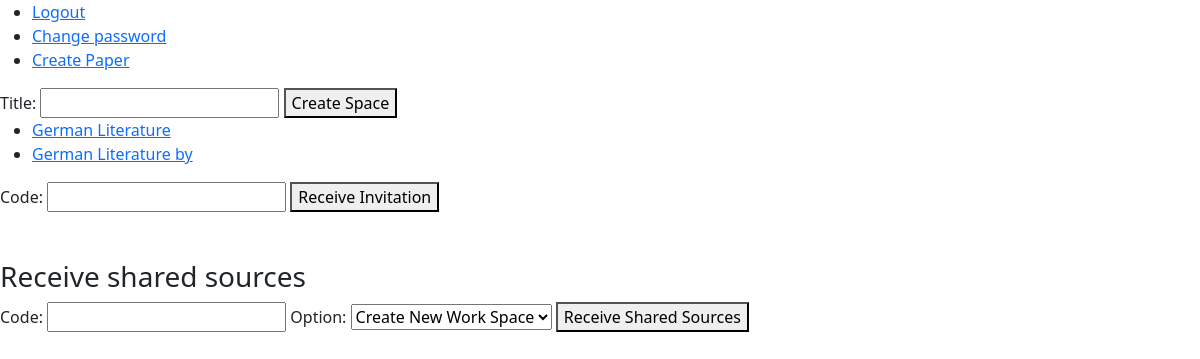
Before: /index (signed in) with the older database file.
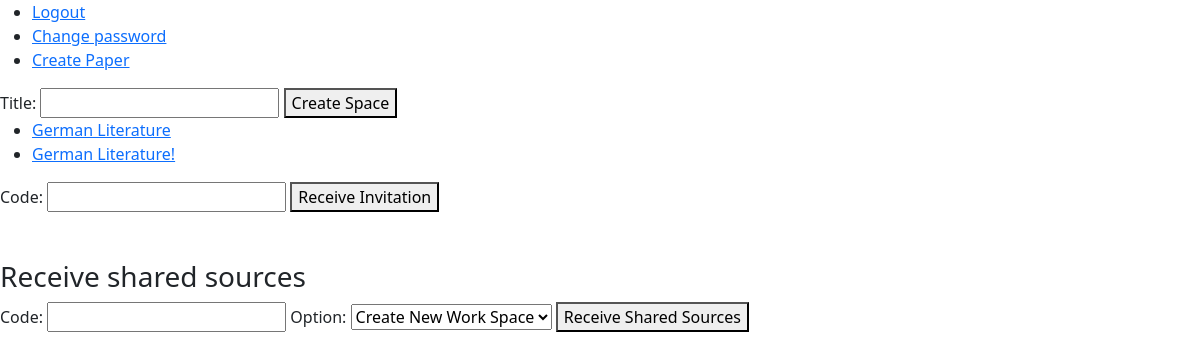
After: the same page with the newer database file.
### work_space/models.py (models this page shows, shortened)
class WorkSpace(models.Model):
    owner = models.ForeignKey(User, on_delete=models.CASCADE, related_name="work_spaces")
    guests = models.ManyToManyField(User, related_name="guest_work_spaces")
    title = models.CharField(max_length=50)
    archived = models.BooleanField(default=False)
    def __str__(self):
        return self.title

### website/views.py (the view)
# urls.py: path("index", views.index, name="index"),
@login_required(redirect_field_name=None)
def index(request):
    params = {"form": NewSpaceForm(),
            "spaces": WorkSpace.objects.all(),
            "invitation_form": ReceiveCodeForm(),
            "shared_sources_form": ReceiveSourcesForm()}
    return render(request, "website/index.html", params)

### work_space/forms.py (shortened to what this page needs)
class NewSpaceForm(forms.Form):
    title = forms.CharField(max_length=50)

class ReceiveCodeForm(forms.Form):
    code = forms.CharField(max_length=15)

### templates/website/index.html (shortened to what this page needs)
{% extends "layout.html" %}
{% load static %}
{% block body %}
    <form action="{% url 'work_space:create_space' %}" method="post">
        {{ form }}
        <button id="change_password_button" type="submit">Create Space</button>
    </form>
    <ul>
        {% for space in spaces %}
        <li>
            <a href="{% url 'work_space:space_view' space.pk %}">{{ space }}</a>
        </li>
        {% endfor %}
    </ul>
    <form action="{% url 'work_space:receive_invitation' %}" method="post">
        {{ invitation_form }}
        <button type="submit">Receive Invitation</button>
    </form><br><br>
    <h3>Receive shared sources</h3>
    <form action="{% url 'work_space:receive_shared_sources' %}" method="post">
        {{ shared_sources_form }}
        <button type="submit">Receive Shared Sources</button>
    </form>
{% endblock %}

Changed rows visible on the page:
changed WorkSpace: title "German Literature by" → "German Literature!"
